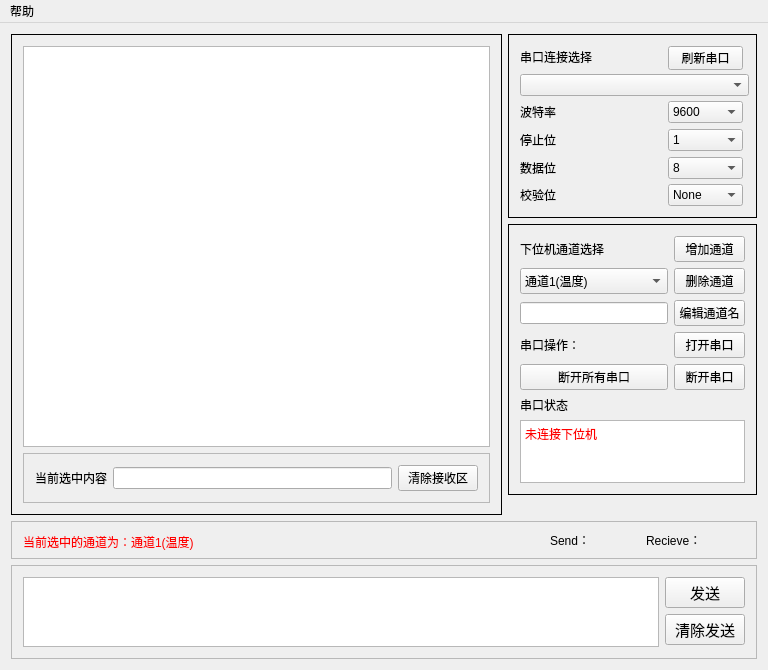
<?xml version="1.0" encoding="UTF-8"?>
<ui version="4.0">
 <class>MultiSerialPortClass</class>
 <widget class="QMainWindow" name="MultiSerialPortClass">
  <property name="geometry">
   <rect>
    <x>0</x>
    <y>0</y>
    <width>764</width>
    <height>662</height>
   </rect>
  </property>
  <property name="windowTitle">
   <string>MultiSerialPort</string>
  </property>
  <widget class="QWidget" name="centralWidget">
   <layout class="QGridLayout" name="gridLayout_3">
    <item row="0" column="0" rowspan="3">
     <widget class="QFrame" name="frame">
      <property name="minimumSize">
       <size>
        <width>491</width>
        <height>481</height>
       </size>
      </property>
      <property name="frameShape">
       <enum>QFrame::Box</enum>
      </property>
      <layout class="QVBoxLayout" name="verticalLayout">
       <item>
        <widget class="QTableWidget" name="tableWidget">
         <property name="editTriggers">
          <set>QAbstractItemView::NoEditTriggers</set>
         </property>
        </widget>
       </item>
       <item>
        <widget class="QFrame" name="frame_6">
         <property name="maximumSize">
          <size>
           <width>99999</width>
           <height>50</height>
          </size>
         </property>
         <property name="frameShape">
          <enum>QFrame::StyledPanel</enum>
         </property>
         <property name="frameShadow">
          <enum>QFrame::Plain</enum>
         </property>
         <layout class="QHBoxLayout" name="horizontalLayout_3">
          <item>
           <widget class="QLabel" name="label_2">
            <property name="text">
             <string>当前选中内容</string>
            </property>
           </widget>
          </item>
          <item>
           <widget class="QLineEdit" name="lineEdit_currentText">
            <property name="readOnly">
             <bool>true</bool>
            </property>
           </widget>
          </item>
          <item>
           <widget class="QPushButton" name="pushButton_clearRecieve">
            <property name="minimumSize">
             <size>
              <width>0</width>
              <height>0</height>
             </size>
            </property>
            <property name="maximumSize">
             <size>
              <width>99999</width>
              <height>99999</height>
             </size>
            </property>
            <property name="text">
             <string>清除接收区</string>
            </property>
           </widget>
          </item>
         </layout>
        </widget>
       </item>
      </layout>
     </widget>
    </item>
    <item row="0" column="1">
     <widget class="QFrame" name="frame_7">
      <property name="minimumSize">
       <size>
        <width>249</width>
        <height>184</height>
       </size>
      </property>
      <property name="maximumSize">
       <size>
        <width>249</width>
        <height>184</height>
       </size>
      </property>
      <property name="frameShape">
       <enum>QFrame::Box</enum>
      </property>
      <property name="frameShadow">
       <enum>QFrame::Plain</enum>
      </property>
      <layout class="QGridLayout" name="gridLayout_2">
       <item row="0" column="1">
        <widget class="QPushButton" name="pushButton_Refresh">
         <property name="minimumSize">
          <size>
           <width>75</width>
           <height>24</height>
          </size>
         </property>
         <property name="maximumSize">
          <size>
           <width>75</width>
           <height>24</height>
          </size>
         </property>
         <property name="text">
          <string>刷新串口</string>
         </property>
        </widget>
       </item>
       <item row="6" column="1">
        <widget class="QComboBox" name="comboBox_Parity">
         <property name="minimumSize">
          <size>
           <width>75</width>
           <height>22</height>
          </size>
         </property>
         <property name="maximumSize">
          <size>
           <width>75</width>
           <height>22</height>
          </size>
         </property>
         <item>
          <property name="text">
           <string>None</string>
          </property>
         </item>
         <item>
          <property name="text">
           <string>Old</string>
          </property>
         </item>
         <item>
          <property name="text">
           <string>Even</string>
          </property>
         </item>
        </widget>
       </item>
       <item row="5" column="1">
        <widget class="QComboBox" name="comboBox_Date">
         <property name="minimumSize">
          <size>
           <width>75</width>
           <height>22</height>
          </size>
         </property>
         <property name="maximumSize">
          <size>
           <width>75</width>
           <height>22</height>
          </size>
         </property>
         <item>
          <property name="text">
           <string>8</string>
          </property>
         </item>
         <item>
          <property name="text">
           <string>7</string>
          </property>
         </item>
         <item>
          <property name="text">
           <string>6</string>
          </property>
         </item>
         <item>
          <property name="text">
           <string>5</string>
          </property>
         </item>
        </widget>
       </item>
       <item row="3" column="0">
        <widget class="QLabel" name="label_Baud">
         <property name="minimumSize">
          <size>
           <width>142</width>
           <height>22</height>
          </size>
         </property>
         <property name="maximumSize">
          <size>
           <width>142</width>
           <height>22</height>
          </size>
         </property>
         <property name="text">
          <string>波特率</string>
         </property>
        </widget>
       </item>
       <item row="2" column="0" colspan="2">
        <widget class="QComboBox" name="comboBox">
         <property name="minimumSize">
          <size>
           <width>229</width>
           <height>22</height>
          </size>
         </property>
         <property name="maximumSize">
          <size>
           <width>229</width>
           <height>22</height>
          </size>
         </property>
        </widget>
       </item>
       <item row="3" column="1">
        <widget class="QComboBox" name="comboBox_Baud">
         <property name="sizePolicy">
          <sizepolicy hsizetype="Fixed" vsizetype="Fixed">
           <horstretch>0</horstretch>
           <verstretch>0</verstretch>
          </sizepolicy>
         </property>
         <property name="minimumSize">
          <size>
           <width>75</width>
           <height>22</height>
          </size>
         </property>
         <property name="maximumSize">
          <size>
           <width>75</width>
           <height>22</height>
          </size>
         </property>
         <property name="currentIndex">
          <number>5</number>
         </property>
         <item>
          <property name="text">
           <string>110</string>
          </property>
         </item>
         <item>
          <property name="text">
           <string>300</string>
          </property>
         </item>
         <item>
          <property name="text">
           <string>600</string>
          </property>
         </item>
         <item>
          <property name="text">
           <string>1200</string>
          </property>
         </item>
         <item>
          <property name="text">
           <string>4800</string>
          </property>
         </item>
         <item>
          <property name="text">
           <string>9600</string>
          </property>
         </item>
         <item>
          <property name="text">
           <string>14400</string>
          </property>
         </item>
         <item>
          <property name="text">
           <string>19200</string>
          </property>
         </item>
         <item>
          <property name="text">
           <string>38400</string>
          </property>
         </item>
         <item>
          <property name="text">
           <string>43000</string>
          </property>
         </item>
         <item>
          <property name="text">
           <string>57600</string>
          </property>
         </item>
         <item>
          <property name="text">
           <string>76800</string>
          </property>
         </item>
         <item>
          <property name="text">
           <string>115200</string>
          </property>
         </item>
         <item>
          <property name="text">
           <string>128000</string>
          </property>
         </item>
         <item>
          <property name="text">
           <string>230400</string>
          </property>
         </item>
         <item>
          <property name="text">
           <string>256000</string>
          </property>
         </item>
         <item>
          <property name="text">
           <string>460800</string>
          </property>
         </item>
         <item>
          <property name="text">
           <string>921600</string>
          </property>
         </item>
         <item>
          <property name="text">
           <string>1000000</string>
          </property>
         </item>
         <item>
          <property name="text">
           <string>2000000</string>
          </property>
         </item>
         <item>
          <property name="text">
           <string>3000000</string>
          </property>
         </item>
        </widget>
       </item>
       <item row="5" column="0">
        <widget class="QLabel" name="label_Data">
         <property name="minimumSize">
          <size>
           <width>142</width>
           <height>22</height>
          </size>
         </property>
         <property name="maximumSize">
          <size>
           <width>142</width>
           <height>22</height>
          </size>
         </property>
         <property name="text">
          <string>数据位</string>
         </property>
        </widget>
       </item>
       <item row="4" column="0">
        <widget class="QLabel" name="label_Stop">
         <property name="minimumSize">
          <size>
           <width>142</width>
           <height>22</height>
          </size>
         </property>
         <property name="maximumSize">
          <size>
           <width>142</width>
           <height>22</height>
          </size>
         </property>
         <property name="text">
          <string>停止位</string>
         </property>
        </widget>
       </item>
       <item row="6" column="0">
        <widget class="QLabel" name="label_Parity">
         <property name="minimumSize">
          <size>
           <width>142</width>
           <height>22</height>
          </size>
         </property>
         <property name="maximumSize">
          <size>
           <width>142</width>
           <height>22</height>
          </size>
         </property>
         <property name="text">
          <string>校验位</string>
         </property>
        </widget>
       </item>
       <item row="4" column="1">
        <widget class="QComboBox" name="comboBox_Stop">
         <property name="minimumSize">
          <size>
           <width>75</width>
           <height>22</height>
          </size>
         </property>
         <property name="maximumSize">
          <size>
           <width>75</width>
           <height>22</height>
          </size>
         </property>
         <item>
          <property name="text">
           <string>1</string>
          </property>
         </item>
         <item>
          <property name="text">
           <string>2</string>
          </property>
         </item>
         <item>
          <property name="text">
           <string>3</string>
          </property>
         </item>
        </widget>
       </item>
       <item row="0" column="0">
        <widget class="QLabel" name="label_Select">
         <property name="minimumSize">
          <size>
           <width>0</width>
           <height>0</height>
          </size>
         </property>
         <property name="maximumSize">
          <size>
           <width>142999</width>
           <height>999999</height>
          </size>
         </property>
         <property name="text">
          <string>串口连接选择</string>
         </property>
        </widget>
       </item>
      </layout>
     </widget>
    </item>
    <item row="1" column="1">
     <widget class="QFrame" name="frame_2">
      <property name="minimumSize">
       <size>
        <width>249</width>
        <height>271</height>
       </size>
      </property>
      <property name="maximumSize">
       <size>
        <width>249</width>
        <height>271</height>
       </size>
      </property>
      <property name="frameShape">
       <enum>QFrame::Panel</enum>
      </property>
      <property name="frameShadow">
       <enum>QFrame::Plain</enum>
      </property>
      <layout class="QGridLayout" name="gridLayout">
       <item row="0" column="2">
        <widget class="QPushButton" name="pushButton_addChannel">
         <property name="text">
          <string>增加通道</string>
         </property>
        </widget>
       </item>
       <item row="7" column="0" colspan="3">
        <widget class="QTextEdit" name="textEdit_State">
         <property name="sizePolicy">
          <sizepolicy hsizetype="Fixed" vsizetype="Fixed">
           <horstretch>0</horstretch>
           <verstretch>0</verstretch>
          </sizepolicy>
         </property>
         <property name="minimumSize">
          <size>
           <width>0</width>
           <height>0</height>
          </size>
         </property>
         <property name="maximumSize">
          <size>
           <width>99999</width>
           <height>99999</height>
          </size>
         </property>
         <property name="styleSheet">
          <string notr="true">QTextEdit{color:rgb(255,0,0)}</string>
         </property>
         <property name="readOnly">
          <bool>true</bool>
         </property>
         <property name="html">
          <string>&lt;!DOCTYPE HTML PUBLIC &quot;-//W3C//DTD HTML 4.0//EN&quot; &quot;http://www.w3.org/TR/REC-html40/strict.dtd&quot;&gt;
&lt;html&gt;&lt;head&gt;&lt;meta name=&quot;qrichtext&quot; content=&quot;1&quot; /&gt;&lt;meta charset=&quot;utf-8&quot; /&gt;&lt;style type=&quot;text/css&quot;&gt;
p, li { white-space: pre-wrap; }
&lt;/style&gt;&lt;/head&gt;&lt;body style=&quot; font-family:'Microsoft YaHei UI'; font-size:9pt; font-weight:400; font-style:normal;&quot;&gt;
&lt;p style=&quot; margin-top:0px; margin-bottom:0px; margin-left:0px; margin-right:0px; -qt-block-indent:0; text-indent:0px;&quot;&gt;未连接下位机&lt;/p&gt;&lt;/body&gt;&lt;/html&gt;</string>
         </property>
        </widget>
       </item>
       <item row="2" column="2">
        <widget class="QPushButton" name="pushButton_editChannel">
         <property name="text">
          <string>编辑通道名</string>
         </property>
        </widget>
       </item>
       <item row="0" column="0" colspan="2">
        <widget class="QLabel" name="label">
         <property name="minimumSize">
          <size>
           <width>142</width>
           <height>16</height>
          </size>
         </property>
         <property name="maximumSize">
          <size>
           <width>142</width>
           <height>16</height>
          </size>
         </property>
         <property name="text">
          <string>下位机通道选择</string>
         </property>
        </widget>
       </item>
       <item row="2" column="0" colspan="2">
        <widget class="QLineEdit" name="lineEdit"/>
       </item>
       <item row="1" column="2">
        <widget class="QPushButton" name="pushButton_deleteChannel">
         <property name="text">
          <string>删除通道</string>
         </property>
        </widget>
       </item>
       <item row="1" column="0" colspan="2">
        <widget class="QComboBox" name="comboBox_Channel">
         <property name="minimumSize">
          <size>
           <width>0</width>
           <height>0</height>
          </size>
         </property>
         <property name="maximumSize">
          <size>
           <width>99999</width>
           <height>99999</height>
          </size>
         </property>
         <item>
          <property name="text">
           <string>通道1(温度)</string>
          </property>
         </item>
         <item>
          <property name="text">
           <string>通道2(湿度)</string>
          </property>
         </item>
        </widget>
       </item>
       <item row="6" column="0">
        <widget class="QLabel" name="label_PortOpen_2">
         <property name="minimumSize">
          <size>
           <width>0</width>
           <height>0</height>
          </size>
         </property>
         <property name="maximumSize">
          <size>
           <width>99999</width>
           <height>99999</height>
          </size>
         </property>
         <property name="text">
          <string>串口状态</string>
         </property>
         <property name="buddy">
          <cstring></cstring>
         </property>
        </widget>
       </item>
       <item row="4" column="2">
        <widget class="QPushButton" name="pushButton_Open">
         <property name="minimumSize">
          <size>
           <width>0</width>
           <height>0</height>
          </size>
         </property>
         <property name="maximumSize">
          <size>
           <width>999999</width>
           <height>999999</height>
          </size>
         </property>
         <property name="text">
          <string>打开串口</string>
         </property>
        </widget>
       </item>
       <item row="5" column="2">
        <widget class="QPushButton" name="pushButton_Close">
         <property name="minimumSize">
          <size>
           <width>0</width>
           <height>0</height>
          </size>
         </property>
         <property name="maximumSize">
          <size>
           <width>999999</width>
           <height>999999</height>
          </size>
         </property>
         <property name="text">
          <string>断开串口</string>
         </property>
        </widget>
       </item>
       <item row="4" column="0" colspan="2">
        <widget class="QLabel" name="label_PortOpen">
         <property name="minimumSize">
          <size>
           <width>0</width>
           <height>0</height>
          </size>
         </property>
         <property name="maximumSize">
          <size>
           <width>99999</width>
           <height>99999</height>
          </size>
         </property>
         <property name="text">
          <string>串口操作：</string>
         </property>
         <property name="buddy">
          <cstring></cstring>
         </property>
        </widget>
       </item>
       <item row="5" column="0" colspan="2">
        <widget class="QPushButton" name="pushButton_closeAll">
         <property name="text">
          <string>断开所有串口</string>
         </property>
        </widget>
       </item>
      </layout>
     </widget>
    </item>
    <item row="2" column="1">
     <spacer name="verticalSpacer">
      <property name="orientation">
       <enum>Qt::Vertical</enum>
      </property>
      <property name="sizeHint" stdset="0">
       <size>
        <width>20</width>
        <height>11</height>
       </size>
      </property>
     </spacer>
    </item>
    <item row="3" column="0" colspan="2">
     <widget class="QFrame" name="frame_4">
      <property name="minimumSize">
       <size>
        <width>731</width>
        <height>38</height>
       </size>
      </property>
      <property name="maximumSize">
       <size>
        <width>731000</width>
        <height>16777215</height>
       </size>
      </property>
      <property name="frameShape">
       <enum>QFrame::StyledPanel</enum>
      </property>
      <layout class="QHBoxLayout" name="horizontalLayout_2">
       <item>
        <widget class="QLabel" name="label_ChannleTips">
         <property name="minimumSize">
          <size>
           <width>490</width>
           <height>18</height>
          </size>
         </property>
         <property name="styleSheet">
          <string notr="true">color:rgb(255, 0, 0)</string>
         </property>
         <property name="text">
          <string>当前选中的通道为：通道1(温度)</string>
         </property>
        </widget>
       </item>
       <item>
        <widget class="QLabel" name="label_SendCount">
         <property name="sizePolicy">
          <sizepolicy hsizetype="Fixed" vsizetype="Preferred">
           <horstretch>0</horstretch>
           <verstretch>0</verstretch>
          </sizepolicy>
         </property>
         <property name="text">
          <string>Send：               </string>
         </property>
        </widget>
       </item>
       <item>
        <widget class="QLabel" name="label_RecieveCount">
         <property name="sizePolicy">
          <sizepolicy hsizetype="Fixed" vsizetype="Preferred">
           <horstretch>0</horstretch>
           <verstretch>0</verstretch>
          </sizepolicy>
         </property>
         <property name="text">
          <string>Recieve：             </string>
         </property>
        </widget>
       </item>
      </layout>
     </widget>
    </item>
    <item row="4" column="0" colspan="2">
     <widget class="QFrame" name="frame_3">
      <property name="minimumSize">
       <size>
        <width>0</width>
        <height>0</height>
       </size>
      </property>
      <property name="maximumSize">
       <size>
        <width>16777215</width>
        <height>125</height>
       </size>
      </property>
      <property name="frameShape">
       <enum>QFrame::StyledPanel</enum>
      </property>
      <layout class="QHBoxLayout" name="horizontalLayout">
       <item>
        <widget class="QTextEdit" name="textEdit"/>
       </item>
       <item>
        <layout class="QVBoxLayout" name="verticalLayout_2">
         <item>
          <widget class="QPushButton" name="pushButton_Send">
           <property name="font">
            <font>
             <pointsize>11</pointsize>
            </font>
           </property>
           <property name="text">
            <string>发送</string>
           </property>
          </widget>
         </item>
         <item>
          <widget class="QPushButton" name="pushButton_ClearSend">
           <property name="font">
            <font>
             <pointsize>11</pointsize>
            </font>
           </property>
           <property name="text">
            <string>清除发送</string>
           </property>
          </widget>
         </item>
        </layout>
       </item>
      </layout>
     </widget>
    </item>
   </layout>
  </widget>
  <widget class="QMenuBar" name="menuBar">
   <property name="geometry">
    <rect>
     <x>0</x>
     <y>0</y>
     <width>764</width>
     <height>22</height>
    </rect>
   </property>
   <widget class="QMenu" name="menu">
    <property name="title">
     <string>帮助</string>
    </property>
    <addaction name="actionHelp"/>
    <addaction name="actionAbout"/>
   </widget>
   <addaction name="menu"/>
  </widget>
  <action name="actionAbout">
   <property name="text">
    <string>About</string>
   </property>
  </action>
  <action name="actionHelp">
   <property name="text">
    <string>Help</string>
   </property>
  </action>
 </widget>
 <layoutdefault spacing="6" margin="11"/>
 <resources>
  <include location="MultiSerialPort.qrc"/>
 </resources>
 <connections>
  <connection>
   <sender>pushButton_clearRecieve</sender>
   <signal>clicked()</signal>
   <receiver>MultiSerialPortClass</receiver>
   <slot>clearRecieveOnclicked()</slot>
   <hints>
    <hint type="sourcelabel">
     <x>446</x>
     <y>483</y>
    </hint>
    <hint type="destinationlabel">
     <x>577</x>
     <y>507</y>
    </hint>
   </hints>
  </connection>
  <connection>
   <sender>pushButton_Open</sender>
   <signal>clicked()</signal>
   <receiver>MultiSerialPortClass</receiver>
   <slot>openOnclicked()</slot>
   <hints>
    <hint type="sourcelabel">
     <x>692</x>
     <y>339</y>
    </hint>
    <hint type="destinationlabel">
     <x>736</x>
     <y>503</y>
    </hint>
   </hints>
  </connection>
  <connection>
   <sender>pushButton_Refresh</sender>
   <signal>clicked()</signal>
   <receiver>MultiSerialPortClass</receiver>
   <slot>refreshOnclicked()</slot>
   <hints>
    <hint type="sourcelabel">
     <x>684</x>
     <y>53</y>
    </hint>
    <hint type="destinationlabel">
     <x>528</x>
     <y>22</y>
    </hint>
   </hints>
  </connection>
  <connection>
   <sender>tableWidget</sender>
   <signal>cellClicked(int,int)</signal>
   <receiver>MultiSerialPortClass</receiver>
   <slot>showCurrentText()</slot>
   <hints>
    <hint type="sourcelabel">
     <x>409</x>
     <y>148</y>
    </hint>
    <hint type="destinationlabel">
     <x>353</x>
     <y>25</y>
    </hint>
   </hints>
  </connection>
  <connection>
   <sender>pushButton_Close</sender>
   <signal>clicked()</signal>
   <receiver>MultiSerialPortClass</receiver>
   <slot>closeOnclicked()</slot>
   <hints>
    <hint type="sourcelabel">
     <x>722</x>
     <y>364</y>
    </hint>
    <hint type="destinationlabel">
     <x>730</x>
     <y>499</y>
    </hint>
   </hints>
  </connection>
  <connection>
   <sender>pushButton_closeAll</sender>
   <signal>clicked()</signal>
   <receiver>MultiSerialPortClass</receiver>
   <slot>closeAllOnclicked()</slot>
   <hints>
    <hint type="sourcelabel">
     <x>590</x>
     <y>368</y>
    </hint>
    <hint type="destinationlabel">
     <x>559</x>
     <y>498</y>
    </hint>
   </hints>
  </connection>
  <connection>
   <sender>pushButton_addChannel</sender>
   <signal>clicked()</signal>
   <receiver>MultiSerialPortClass</receiver>
   <slot>addChannelOnclicked()</slot>
   <hints>
    <hint type="sourcelabel">
     <x>709</x>
     <y>245</y>
    </hint>
    <hint type="destinationlabel">
     <x>686</x>
     <y>219</y>
    </hint>
   </hints>
  </connection>
  <connection>
   <sender>pushButton_editChannel</sender>
   <signal>clicked()</signal>
   <receiver>MultiSerialPortClass</receiver>
   <slot>editChannelOnclicked()</slot>
   <hints>
    <hint type="sourcelabel">
     <x>727</x>
     <y>298</y>
    </hint>
    <hint type="destinationlabel">
     <x>755</x>
     <y>223</y>
    </hint>
   </hints>
  </connection>
  <connection>
   <sender>pushButton_deleteChannel</sender>
   <signal>clicked()</signal>
   <receiver>MultiSerialPortClass</receiver>
   <slot>deleteChannelOnclicked()</slot>
   <hints>
    <hint type="sourcelabel">
     <x>734</x>
     <y>269</y>
    </hint>
    <hint type="destinationlabel">
     <x>523</x>
     <y>218</y>
    </hint>
   </hints>
  </connection>
  <connection>
   <sender>pushButton_ClearSend</sender>
   <signal>clicked()</signal>
   <receiver>MultiSerialPortClass</receiver>
   <slot>clearSendOnclicked()</slot>
   <hints>
    <hint type="sourcelabel">
     <x>701</x>
     <y>631</y>
    </hint>
    <hint type="destinationlabel">
     <x>486</x>
     <y>559</y>
    </hint>
   </hints>
  </connection>
  <connection>
   <sender>pushButton_Send</sender>
   <signal>clicked()</signal>
   <receiver>MultiSerialPortClass</receiver>
   <slot>sendOnclicked()</slot>
   <hints>
    <hint type="sourcelabel">
     <x>726</x>
     <y>586</y>
    </hint>
    <hint type="destinationlabel">
     <x>744</x>
     <y>558</y>
    </hint>
   </hints>
  </connection>
  <connection>
   <sender>comboBox_Channel</sender>
   <signal>currentTextChanged(QString)</signal>
   <receiver>MultiSerialPortClass</receiver>
   <slot>channelChanged()</slot>
   <hints>
    <hint type="sourcelabel">
     <x>562</x>
     <y>278</y>
    </hint>
    <hint type="destinationlabel">
     <x>527</x>
     <y>514</y>
    </hint>
   </hints>
  </connection>
  <connection>
   <sender>actionHelp</sender>
   <signal>triggered()</signal>
   <receiver>MultiSerialPortClass</receiver>
   <slot>actionHelpOnclicked()</slot>
   <hints>
    <hint type="sourcelabel">
     <x>-1</x>
     <y>-1</y>
    </hint>
    <hint type="destinationlabel">
     <x>381</x>
     <y>330</y>
    </hint>
   </hints>
  </connection>
  <connection>
   <sender>actionAbout</sender>
   <signal>triggered()</signal>
   <receiver>MultiSerialPortClass</receiver>
   <slot>actionAboutOnclicked()</slot>
   <hints>
    <hint type="sourcelabel">
     <x>-1</x>
     <y>-1</y>
    </hint>
    <hint type="destinationlabel">
     <x>381</x>
     <y>330</y>
    </hint>
   </hints>
  </connection>
 </connections>
 <slots>
  <slot>clearRecieveOnclicked()</slot>
  <slot>openOnclicked()</slot>
  <slot>refreshOnclicked()</slot>
  <slot>showCurrentText()</slot>
  <slot>closeOnclicked()</slot>
  <slot>closeAllOnclicked()</slot>
  <slot>addChannelOnclicked()</slot>
  <slot>editChannelOnclicked()</slot>
  <slot>deleteChannelOnclicked()</slot>
  <slot>sendOnclicked()</slot>
  <slot>clearSendOnclicked()</slot>
  <slot>channelChanged()</slot>
  <slot>actionHelpOnclicked()</slot>
  <slot>actionAboutOnclicked()</slot>
 </slots>
</ui>
